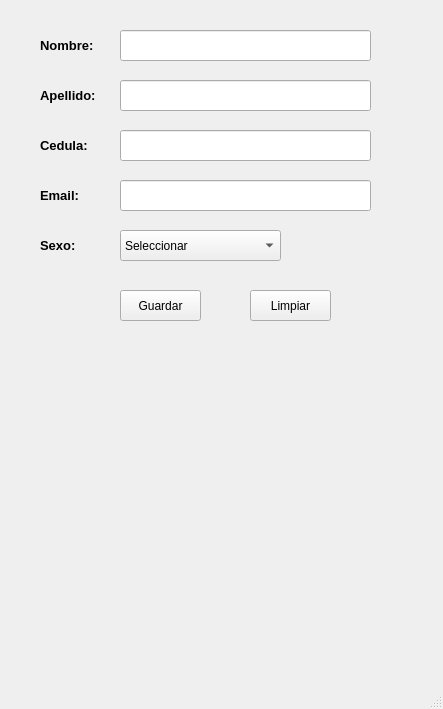
<?xml version="1.0" encoding="UTF-8"?>
<ui version="4.0">
 <class>MainWindow</class>
 <widget class="QMainWindow" name="MainWindow">
  <property name="geometry">
   <rect>
    <x>0</x>
    <y>0</y>
    <width>443</width>
    <height>709</height>
   </rect>
  </property>
  <property name="windowTitle">
   <string>MainWindow</string>
  </property>
  <widget class="QWidget" name="centralwidget">
   <widget class="QLabel" name="lblNombre">
    <property name="geometry">
     <rect>
      <x>40</x>
      <y>30</y>
      <width>71</width>
      <height>31</height>
     </rect>
    </property>
    <property name="font">
     <font>
      <pointsize>10</pointsize>
      <bold>true</bold>
     </font>
    </property>
    <property name="mouseTracking">
     <bool>false</bool>
    </property>
    <property name="tabletTracking">
     <bool>false</bool>
    </property>
    <property name="text">
     <string>Nombre:</string>
    </property>
   </widget>
   <widget class="QLineEdit" name="txtNombre">
    <property name="geometry">
     <rect>
      <x>120</x>
      <y>30</y>
      <width>251</width>
      <height>31</height>
     </rect>
    </property>
   </widget>
   <widget class="QLabel" name="lblApellido">
    <property name="geometry">
     <rect>
      <x>40</x>
      <y>80</y>
      <width>71</width>
      <height>31</height>
     </rect>
    </property>
    <property name="font">
     <font>
      <pointsize>10</pointsize>
      <bold>true</bold>
     </font>
    </property>
    <property name="text">
     <string>Apellido:</string>
    </property>
   </widget>
   <widget class="QLineEdit" name="txtApellido">
    <property name="geometry">
     <rect>
      <x>120</x>
      <y>80</y>
      <width>251</width>
      <height>31</height>
     </rect>
    </property>
   </widget>
   <widget class="QLineEdit" name="txtEmail">
    <property name="geometry">
     <rect>
      <x>120</x>
      <y>180</y>
      <width>251</width>
      <height>31</height>
     </rect>
    </property>
   </widget>
   <widget class="QLineEdit" name="txtCedula">
    <property name="geometry">
     <rect>
      <x>120</x>
      <y>130</y>
      <width>251</width>
      <height>31</height>
     </rect>
    </property>
   </widget>
   <widget class="QLabel" name="lblCedula">
    <property name="geometry">
     <rect>
      <x>40</x>
      <y>130</y>
      <width>71</width>
      <height>31</height>
     </rect>
    </property>
    <property name="font">
     <font>
      <pointsize>10</pointsize>
      <bold>true</bold>
     </font>
    </property>
    <property name="text">
     <string>Cedula:</string>
    </property>
   </widget>
   <widget class="QLabel" name="lblEmail">
    <property name="geometry">
     <rect>
      <x>40</x>
      <y>180</y>
      <width>71</width>
      <height>31</height>
     </rect>
    </property>
    <property name="font">
     <font>
      <pointsize>10</pointsize>
      <bold>true</bold>
     </font>
    </property>
    <property name="text">
     <string>Email:</string>
    </property>
   </widget>
   <widget class="QLabel" name="lblSexo">
    <property name="geometry">
     <rect>
      <x>40</x>
      <y>230</y>
      <width>71</width>
      <height>31</height>
     </rect>
    </property>
    <property name="font">
     <font>
      <pointsize>10</pointsize>
      <bold>true</bold>
     </font>
    </property>
    <property name="text">
     <string>Sexo:</string>
    </property>
   </widget>
   <widget class="QComboBox" name="cmbSexo">
    <property name="geometry">
     <rect>
      <x>120</x>
      <y>230</y>
      <width>161</width>
      <height>31</height>
     </rect>
    </property>
    <item>
     <property name="text">
      <string>Seleccionar </string>
     </property>
    </item>
    <item>
     <property name="text">
      <string>Masculino</string>
     </property>
    </item>
    <item>
     <property name="text">
      <string>Femenino</string>
     </property>
    </item>
    <item>
     <property name="text">
      <string>Prefiero no decirlo</string>
     </property>
    </item>
   </widget>
   <widget class="QPushButton" name="btnGuardar">
    <property name="geometry">
     <rect>
      <x>120</x>
      <y>290</y>
      <width>81</width>
      <height>31</height>
     </rect>
    </property>
    <property name="text">
     <string>Guardar</string>
    </property>
   </widget>
   <widget class="QPushButton" name="btnLimpiar">
    <property name="geometry">
     <rect>
      <x>250</x>
      <y>290</y>
      <width>81</width>
      <height>31</height>
     </rect>
    </property>
    <property name="text">
     <string>Limpiar</string>
    </property>
   </widget>
  </widget>
  <widget class="QMenuBar" name="menubar">
   <property name="geometry">
    <rect>
     <x>0</x>
     <y>0</y>
     <width>443</width>
     <height>33</height>
    </rect>
   </property>
  </widget>
  <widget class="QStatusBar" name="statusbar"/>
 </widget>
 <resources/>
 <connections/>
</ui>
